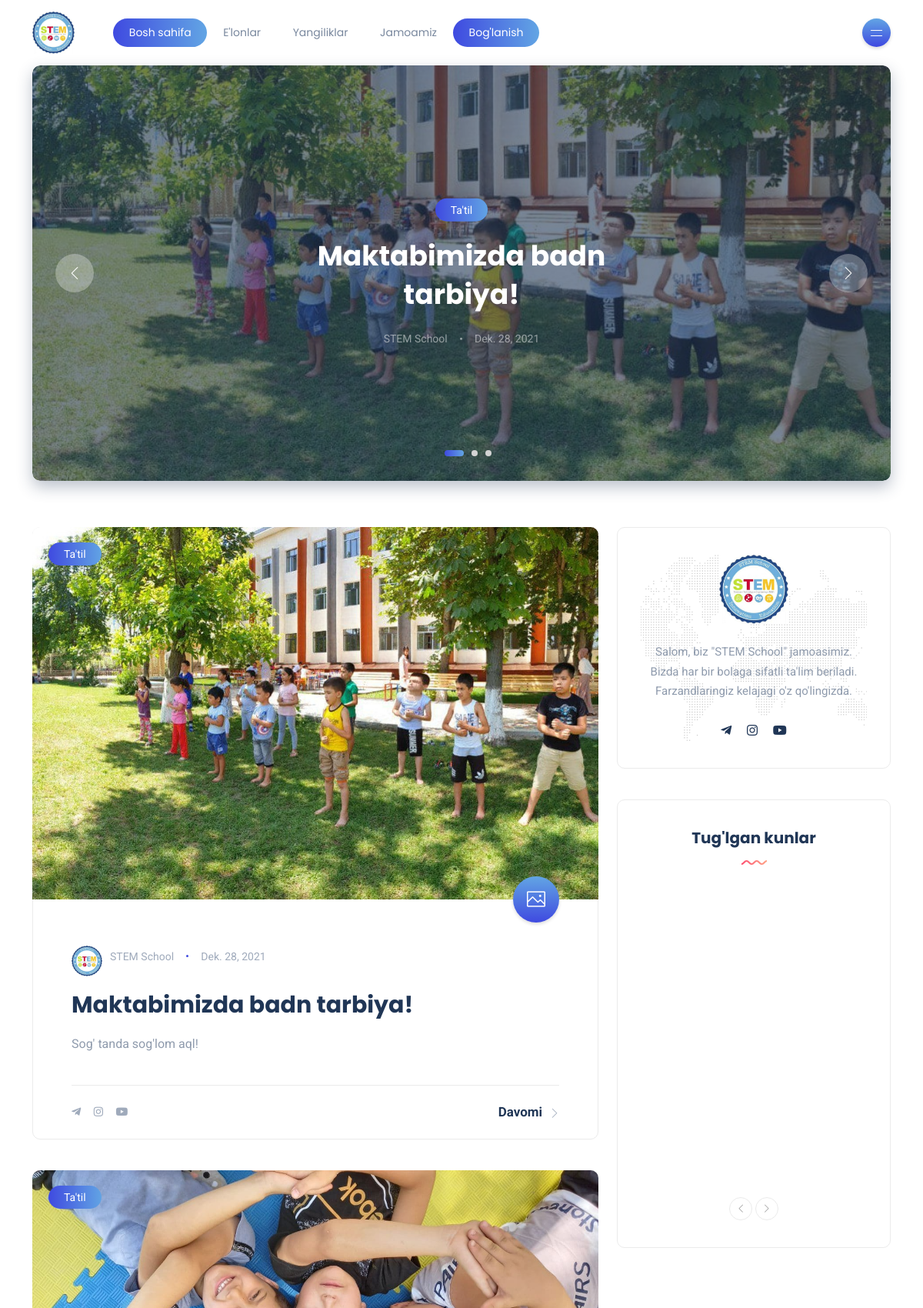
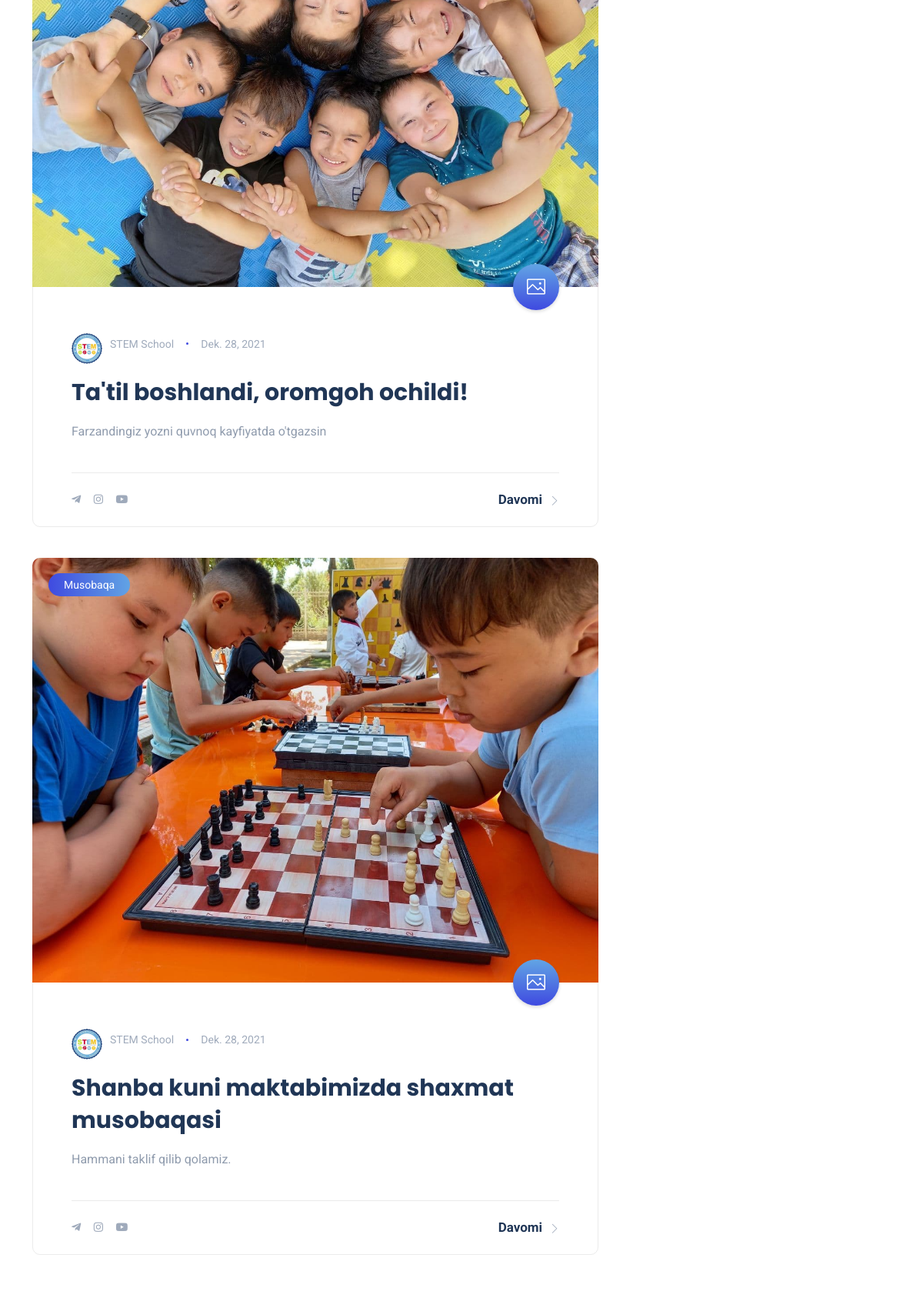
The page /elonlar/ (upper part) on the database its author committed (2 pictures, top to bottom).
### main/models.py (models this page shows, shortened)
class Reports(models.Model):
    title = models.CharField("Sarlavha", max_length=550)
    category = models.ForeignKey("main.Category", related_name="Reports", on_delete=models.CASCADE)
    image = models.ImageField("Rasmi", upload_to='report_images')
    description = models.TextField("Qoshimcha", blank=True)
    date = models.DateField("sanasi", auto_now_add=True)

class Category(models.Model):
    title = models.CharField("Nomi", max_length=150)
    slug = models.SlugField("*")
    def __str__(self):
        return self.title

### teachers/models.py (models this page shows, shortened)
class BrithDays(models.Model):
    name = models.CharField("Ismi", max_length=150)
    day = models.DateField("Tugilgan kuni")
    image = models.ImageField("Rasmi", upload_to="birday_user/", blank=True)

### main/views.py (the view)
# urls.py: path("elonlar/", ReportsView.as_view(), name="report"),
class ReportsView(View):
    def get(self, request):
        reports = Reports.objects.all().order_by('-id')
        context = {
            'reports':reports,
        }
        return render(request, 'classic.html', context)

### teachers/views.py (called while the page is built)
def brithday_view(request):
    days = BrithDays.objects.all()
    context = {
        'days':days
    }
    return context

### templates/classic.html (shortened to what this page needs)
{% extends 'sitebar.html' %}
{% load static %}
{% block sitebar %}
    <section class="hero-carousel">
        <div class="container-xl">
            <div class="post-carousel-lg">
				{% for report in reports %}
				<div class="post featured-post-xl">
                    <div class="details clearfix">
                        <a href="/elon/{{report.pk}}" class="category-badge lg">{{report.category}}</a>
                        <h4 class="post-title"><a href="/elon/{{report.pk}}">{{report.title}}</a></h4>
                        <ul class="meta list-inline mb-0">
                            <li class="list-inline-item"><a href="/elonlar/">STEM School</a></li>
                            <li class="list-inline-item">{{report.date}}</li>
                        </ul>
                    </div>
                    <a href="/elon/{{report.pk}}">
                        <div class="thumb rounded">
                            <div class="inner data-bg-image" data-bg-image="{{report.image.url}}"></div>
                        </div>
                    </a>
                </div>
				{% endfor %}
            </div>
        </div>
    </section>
	<section class="main-content">
		<div class="container-xl">
			<div class="row gy-4">
				<div class="col-lg-8">
					{% for report in reports %}
					<div class="post post-classic rounded bordered">
						<div class="thumb top-rounded">
							<a href="/elon/{{report.pk}}" class="category-badge lg position-absolute">{{report.category}}</a>
							<span class="post-format">
								<i class="icon-picture"></i>
							</span>
							<a href="/elon/{{report.pk}}">
								<div class="inner">
									<img src="{{report.image.url}}" alt="post-title" />
								</div>
							</a>
						</div>
						<div class="details">
							<ul class="meta list-inline mb-0">
								<li class="list-inline-item"><a href="/jamoa/"><img src="/static/images/stem.jpg" class="avatar" alt="author"/>STEM School</a></li>
								<li class="list-inline-item">{{report.date}}</li>
							</ul>
							<h5 class="post-title mb-3 mt-3"><a href="/elon/{{report.pk}}">{{report.title}}</a></h5>
							<p class="excerpt mb-0">{{report.description|truncatewords:12}}</p>
						</div>
						<div class="post-bottom clearfix d-flex align-items-center">
							<div class="social-share me-auto">
								<ul class="icons list-unstyled list-inline mb-0">
									<li class="list-inline-item"><a href="#"><i class="fab fa-telegram-plane"></i></a></li>
									<li class="list-inline-item"><a href="#"><i class="fab fa-instagram"></i></a></li>
									<li class="list-inline-item"><a href="#"><i class="fab fa-youtube"></i></a></li>
								</ul>
							</div>
							<div class="float-end d-none d-md-block">
								<a href="/elon/{{report.pk}}" class="more-link">Davomi<i class="icon-arrow-right"></i></a>
							</div>
						</div>
					</div>
					{% endfor %}
				</div>
	{% endblock sitebar %}

### templates/sitebar.html (shortened to what this page needs)
{% load static %}
<!DOCTYPE html>
<html lang="en-US">
<head>
	<link rel="stylesheet" href="/static/css/bootstrap.min.css" type="text/css" media="all">
	<link rel="stylesheet" href="/static/css/all.min.css" type="text/css" media="all">
	<link rel="stylesheet" href="/static/css/slick.css" type="text/css" media="all">
	<link rel="stylesheet" href="/static/css/simple-line-icons.css" type="text/css" media="all">
	<link rel="stylesheet" href="/static/css/style.css" type="text/css" media="all">
</head>
<body>
<div class="site-wrapper">
	<header class="header-default">
		<nav class="navbar navbar-expand-lg">
			<div class="container-xl">
				<a class="navbar-brand" href="{% url 'main:home' %}"><img src="/static/images/stem.jpg" alt="logo" width="55"/></a>
				<div class="collapse navbar-collapse">
					<ul class="navbar-nav mr-auto">
						<li class="nav-item active">
							<a class="nav-link" href="{% url 'main:home' %}">Bosh sahifa</a>
						</li>
						<li class="nav-item">
							<a class="nav-link" href="{% url 'main:report' %}">E'lonlar</a>
						</li>
						<li class="nav-item">
							<a class="nav-link" href="{% url 'main:news' %}">Yangiliklar</a>
						</li>
						<li class="nav-item">
							<a class="nav-link" href="{% url 'teachers:team' %}">Jamoamiz</a>
						</li>
						<li class="nav-item active">
							<a class="nav-link" href="/jamoa/boglanish">Bog'lanish</a>
						</li>
					</ul>
				</div>
				<div class="header-right">
					<div class="header-buttons">
						<button class="burger-menu icon-button">
							<span class="burger-icon"></span>
						</button>
					</div>
				</div>
			</div>
		</nav>
	</header>
    {% block sitebar %}
    {% endblock sitebar %}
	<div class="col-lg-4">
		<div class="sidebar">
			<div class="widget rounded">
				<div class="widget-about data-bg-image text-center" data-bg-image="/static/images/map-bg.png">
					<img src="/static/images/stem.jpg" width="90" alt="logo" class="mb-4" />
					<p class="mb-4">Salom, biz "STEM School" jamoasimiz. Bizda har bir bolaga sifatli ta'lim beriladi. Farzandlaringiz kelajagi o'z qo'lingizda.</p>
					<ul class="social-icons list-unstyled list-inline mb-0">
						<li class="list-inline-item"><a href="#"><i class="fab fa-telegram-plane"></i></a></li>
						<li class="list-inline-item"><a href="#"><i class="fab fa-instagram"></i></a></li>
						<li class="list-inline-item"><a href="#"><i class="fab fa-youtube"></i></a></li>
					</ul>
				</div>
			</div>
			<div class="widget rounded">
				<div class="widget-header text-center">
					<h3 class="widget-title">Tug'lgan kunlar</h3>
					<img src="/static/images/wave.svg" class="wave" alt="wave" />
				</div>
				<div class="widget-content">
					<div class="post-carousel-widget" id="">
						{% for day in days %}
						<div class="post post-carousel">
							<div class="thumb rounded">
								<a href="blog-single.html">
									<div class="inner">
										<img src="{{day.image.url}}" alt="post-title" />
									</div>
								</a>
							</div>
							<h5 class="post-title mb-0 mt-4"><a href="blog-single.html">{{day.name}}</a></h5>
							<ul class="meta list-inline mt-2 mb-0">
								<li class="list-inline-item"><a href="#">Tug'ilgan sanasi</a></li>
								<li class="list-inline-item">{{day.day}}</li>
							</ul>
						</div>
						{% endfor %}
					</div>
					<div class="slick-arrows-bot">
						<button type="button" data-role="none" class="carousel-botNav-prev slick-custom-buttons" aria-label="Previous"><i class="icon-arrow-left"></i></button>
						<button type="button" data-role="none" class="carousel-botNav-next slick-custom-buttons" aria-label="Next"><i class="icon-arrow-right"></i></button>
					</div>
				</div>
			</div>
		</div>
	</div>
</div>
</div>
</section>
</div>
</body>
</html>

### templates/sitebar.html (style rules this page uses)
.avatar { width: 40px; height: 40px; margin-right: 10px; margin-top: 10px; border-radius: 50%; }

### rows shown on the page
Reports: category "Ta'til", title "Maktabimizda badn tarbiya!", date "Dek. 28, 2021", image (picture), description "Sog' tanda sog'lom aql!"
Reports: category "Ta'til", image (picture), date "Dek. 28, 2021", title "Ta'til boshlandi, oromgoh ochildi!", description "Farzandingiz yozni quvnoq kayfiyatda o'tgazsin"
Reports: category "Musobaqa", image (picture), date "Dek. 28, 2021", title "Shanba kuni maktabimizda shaxmat musobaqasi", description "Hammani taklif qilib qolamiz."
BrithDays: image (picture)
